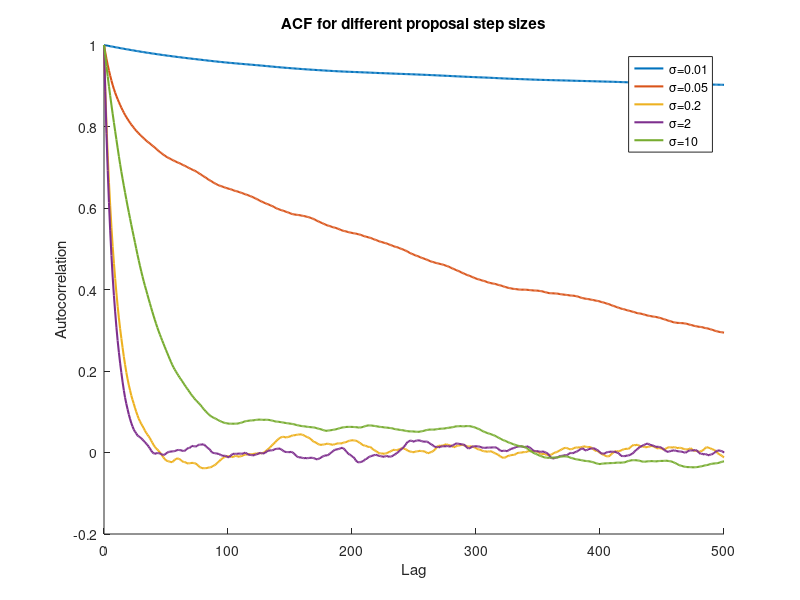

The MATLAB script that drew this image: (Note: this script raises an error after producing the figure.)
function extension_acf_v4
rng(1)

N_total = 50000;
burnin  = 5000;
maxLag  = 500;

sigmas  = [0.01, 0.05, 0.2, 2.0, 10.0];
x0      = 0.5;

results = zeros(numel(sigmas), 5);
chains  = cell(numel(sigmas),1);

figure; hold on
for j = 1:numel(sigmas)
    sigma = sigmas(j);

    [chain, accRate] = run_mh_1d(N_total, x0, sigma);

    chain_post = chain(burnin+1:end);
    n = numel(chain_post);
    chains{j} = chain_post;

    acfVals = acf_fft(chain_post, maxLag);

    tauInt = 1;
    for k = 1:maxLag
        if acfVals(k+1) < 0
            break
        end
        tauInt = tauInt + 2*acfVals(k+1);
    end

    ESS = n / tauInt;

    dx = diff(chain_post);
    ESJD = mean(dx.^2);

    results(j,:) = [sigma, accRate, tauInt, ESS, ESJD];

    plot(0:maxLag, acfVals, 'LineWidth', 1.5, ...
        'DisplayName', sprintf('\\sigma=%.3g', sigma));
end
hold off
xlabel('Lag')
ylabel('Autocorrelation')
title('ACF for different proposal step sizes')
legend('Location','northeast')
save_fig('acf_compare.png')

T = array2table(results, ...
    'VariableNames', {'sigma','acceptRate','tau_int','ESS','ESJD'});
disp('MH efficiency summary (post burn-in)')
disp(T)

trace_sigmas = [0.01, 0.2, 2.0, 10.0];
idx = arrayfun(@(s) find(abs(sigmas-s)<1e-12,1), trace_sigmas);

figure
for k = 1:numel(idx)
    subplot(numel(idx),1,k)
    plot(chains{idx(k)}, 'LineWidth', 0.7); ylim([0 1])
    title(sprintf('Trace plot (post burn-in), \\sigma=%.2f', trace_sigmas(k)))
    xlabel('Iteration'); ylabel('X')
end
save_fig('trace_compare.png')

best_sigma = 0.2;
best_idx = find(abs(sigmas - best_sigma) < 1e-12, 1);
x_samples = chains{best_idx};

xx = linspace(0,1,500);
pp = arrayfun(@target_unnorm, xx);
pp = pp / trapz(xx, pp);

figure
histogram(x_samples, 40, 'Normalization','pdf')
hold on
plot(xx, pp, 'LineWidth', 2)
hold off
xlabel('x'); ylabel('Density')
title(sprintf('Histogram vs target density (\\sigma=%.2f)', best_sigma))
legend('MH samples','Target density', 'Location','northeast')
save_fig('hist_target.png')

figure
yyaxis left
plot(results(:,1), results(:,5), '-o', 'LineWidth', 1.5)
ylabel('ESJD')
yyaxis right
plot(results(:,1), results(:,2), '-s', 'LineWidth', 1.5)
ylabel('Acceptance rate')
xlabel('\sigma')
title('Goldilocks principle: too small vs too large step size')
save_fig('goldilocks.png')

end

function [samples, accRate] = run_mh_1d(N, x0, sigma)
samples = zeros(N,1);
x = x0;
acc = 0;
px = target_unnorm(x);

for i = 1:N
    x_prop = x + sigma*randn();
    p_prop = target_unnorm(x_prop);

    if px == 0
        alpha = 1;
    else
        alpha = min(1, p_prop / px);
    end

    if rand < alpha
        x = x_prop;
        px = p_prop;
        acc = acc + 1;
    end

    samples(i) = x;
end

accRate = acc / N;
end

function acfVals = acf_fft(x, maxLag)
x = x(:);
x = x - mean(x);
n = numel(x);

m = 2^nextpow2(2*n);
X = fft(x, m);
S = X .* conj(X);
c = ifft(S);
c = real(c(1:maxLag+1));

c = c ./ (n:-1:n-maxLag)';
acfVals = c / c(1);
acfVals(1) = 1;
end

function p = target_unnorm(x)
if x < 0 || x > 1
    p = 0;
    return
end
p = exp(-5*(x-0.5)^2) * (cos(3*pi*x) + 1);
end

function save_fig(filename)
try
    exportgraphics(gcf, filename, 'Resolution', 300);
catch
    saveas(gcf, filename);
end
end